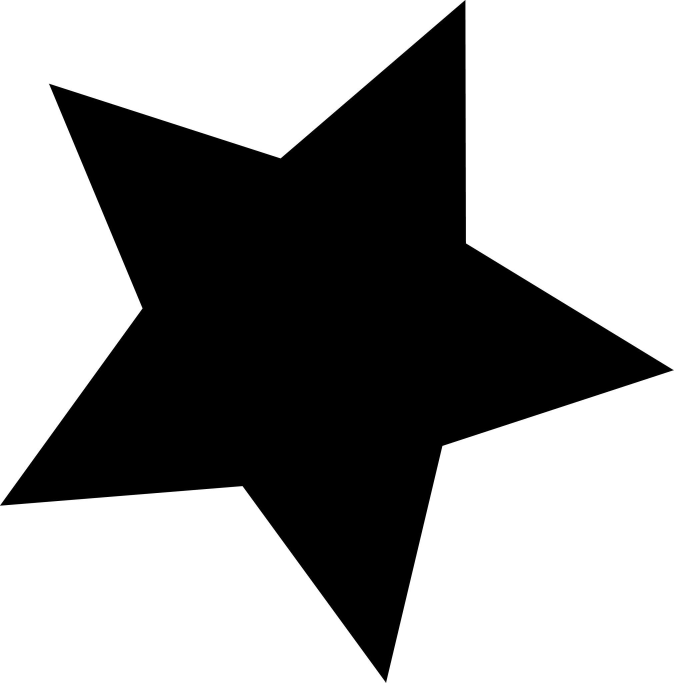
#> input picture input.png, 2021 x 2048 px (shown at 1/3 size)
$ python min.py
#> lines starting #> are read from the running program, lines starting #| are printed output that depends on the picture; after the words box and inside, x2 and y2 are one past the last pixel; in counts of white or black regions, pixels touching at a corner belong together
import cv2
import numpy as np
import matplotlib.pyplot as plt


def extract_contour(image_path, num_points=512):
    # Read image
#> called with image_path = 'input.png', num_points = 512
    image = cv2.imread(image_path)
#> image is the input picture: shape (2048, 2021, 3); min 0, max 255, mean 152.9

    if image is None:
        raise FileNotFoundError(
            f"Could not read image: {image_path}"
        )

    # Convert to grayscale
    gray = cv2.cvtColor(image, cv2.COLOR_BGR2GRAY)

    # Binary thresholding
    _, binary = cv2.threshold(
        gray,
        0,
        255,
        cv2.THRESH_BINARY_INV + cv2.THRESH_OTSU
    )
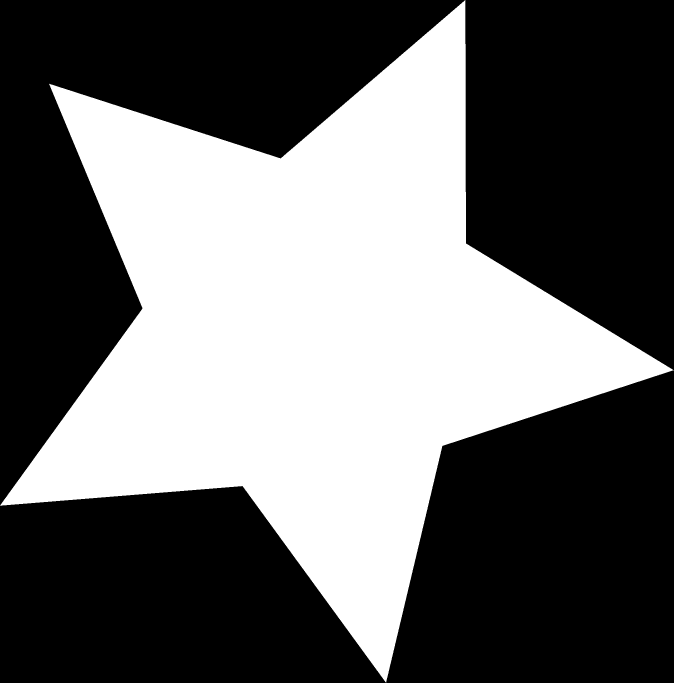
#> binary: shape (2048, 2021) (shown at 1/3 size); 40% white; 1 white region

    # Extract external contours
    contours, _ = cv2.findContours(
        binary,
        cv2.RETR_EXTERNAL,
        cv2.CHAIN_APPROX_NONE
    )
#> contours = 1 contour; box (x1, y1, x2, y2) and area: (0, 0, 2021, 2047) 1654320

    if not contours:
        raise ValueError("No contour found in the image.")

    # Select the largest contour
    contour = max(contours, key=cv2.contourArea)
#> contour = contour of 6585 points, box (x1, y1, x2, y2) (0, 0, 2021, 2047), area 1654320

    points = contour[:, 0, :].astype(float)
#> points = 6585 pairs, first value 0 to 2020, second value 0 to 2046

    # Close the contour
    if np.linalg.norm(points[0] - points[-1]) > 1e-8:
        points = np.vstack([points, points[0]])
#> points = 6586 pairs, first value 0 to 2020, second value 0 to 2046

    # Compute cumulative arc length
    segment_lengths = np.linalg.norm(
        np.diff(points, axis=0),
        axis=1
    )
#> segment_lengths = 6585 values, max 1.41 at index 0, min 1 at index 6, mean 1.17

    cumulative_length = np.concatenate([
        [0],
        np.cumsum(segment_lengths)
    ])
#> cumulative_length = 6586 values from 0 to 7692.2

    total_length = cumulative_length[-1]
#> total_length = 7692.2

    if total_length == 0:
        raise ValueError("The extracted contour is degenerate.")

    # Uniform arc-length resampling
    target_lengths = np.linspace(
        0,
        total_length,
        num_points,
        endpoint=False
    )
#> target_lengths = 512 values from 0 to 7677.2

    x = np.interp(
        target_lengths,
        cumulative_length,
        points[:, 0]
    )
#> x = 512 values, max 2014.5 at index 411, min 0.338 at index 206, mean 943.1

    y = np.interp(
        target_lengths,
        cumulative_length,
        points[:, 1]
    )
#> y = 512 values, max 2044.9 at index 307, min 0 at index 0, mean 987.2

    # Complex representation
    z = x + 1j * y

    return image, z


def reconstruct_fourier(z, num_coefficients):
    """
    Keep the strongest Fourier coefficients and reconstruct
    the contour.

    num_coefficients is the total number of retained coefficients.
    """

    N = len(z)

    # Compute Fourier coefficients
    coefficients = np.fft.fft(z) / N

    # Rank frequencies by coefficient magnitude
    ranking = np.argsort(np.abs(coefficients))[::-1]

    # Keep the strongest coefficients
    selected = ranking[:min(num_coefficients, N)]

    filtered = np.zeros(N, dtype=complex)
    filtered[selected] = coefficients[selected]

    # Reconstruct the contour
    reconstructed = np.fft.ifft(filtered * N)

    return reconstructed


def main():
    image_path = "input.png"

    image, z = extract_contour(image_path)

    coefficient_counts = [5, 10, 20, 50, 100]

    fig, axes = plt.subplots(
        2, 3,
        figsize=(14, 9)
    )

    # Original image
    axes[0, 0].imshow(
        cv2.cvtColor(image, cv2.COLOR_BGR2RGB)
    )
    axes[0, 0].set_title("Original image")
    axes[0, 0].axis("off")

    # Original contour
    axes[0, 1].plot(z.real, -z.imag)
    axes[0, 1].set_title("Extracted contour")
    axes[0, 1].axis("equal")

    for ax, count in zip(
        [axes[0, 2], axes[1, 0],
         axes[1, 1], axes[1, 2]],
        coefficient_counts[:4]
    ):
        reconstructed = reconstruct_fourier(z, count)

        ax.plot(
            reconstructed.real,
            -reconstructed.imag
        )

        ax.set_title(
            f"Reconstruction: {count} coefficients"
        )

        ax.axis("equal")
#> this loop made 4 passes
#> selected in reconstruct_fourier on passes 1 to 2: [0, 511, 4, 506, 14], [0, 511, 4, 506, 14, 496, 9, 1, 501, 2]

    plt.tight_layout()
    plt.show()
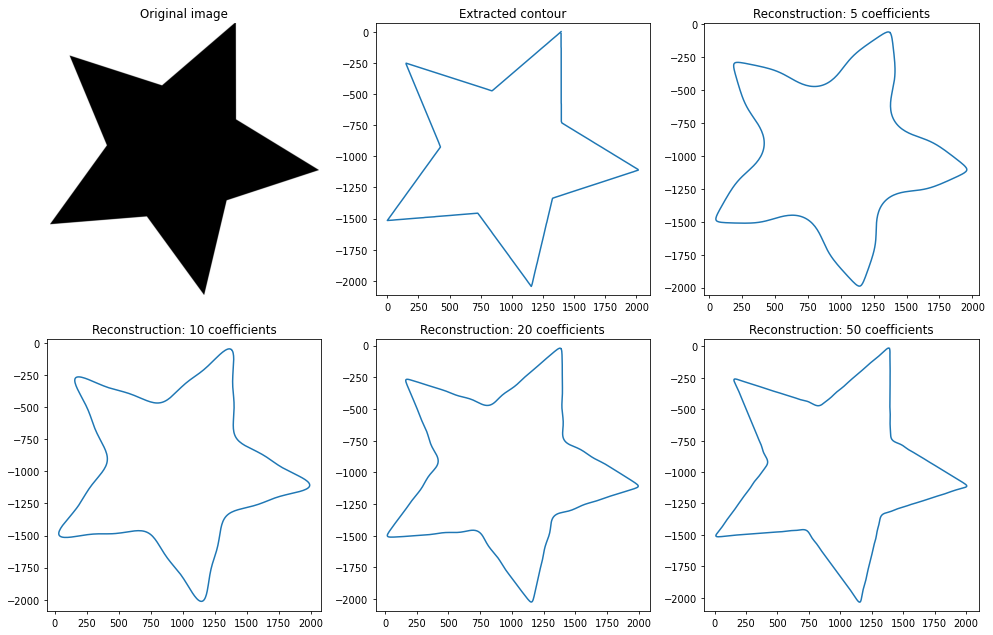
#> figure drawn by matplotlib, 6 panels


if __name__ == "__main__":
    main()
